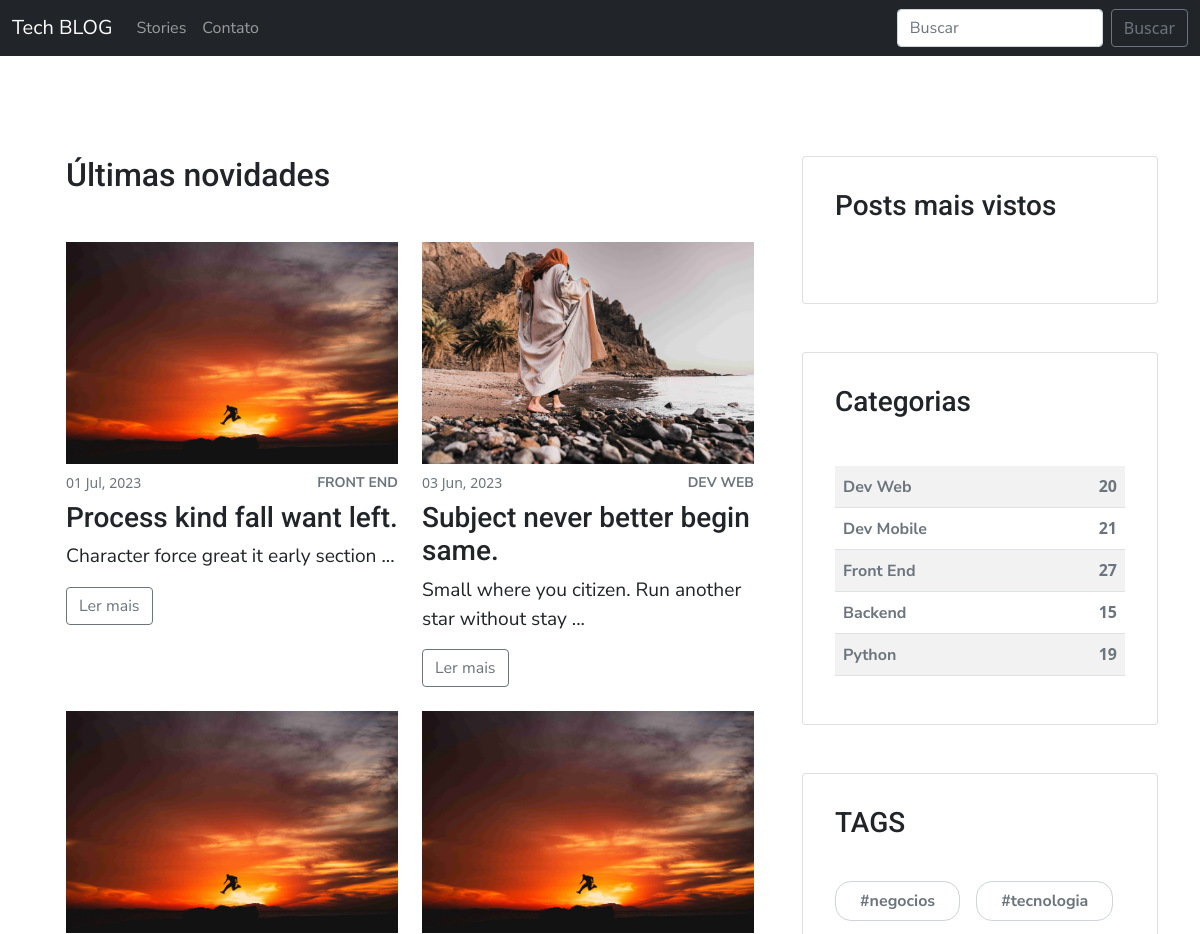
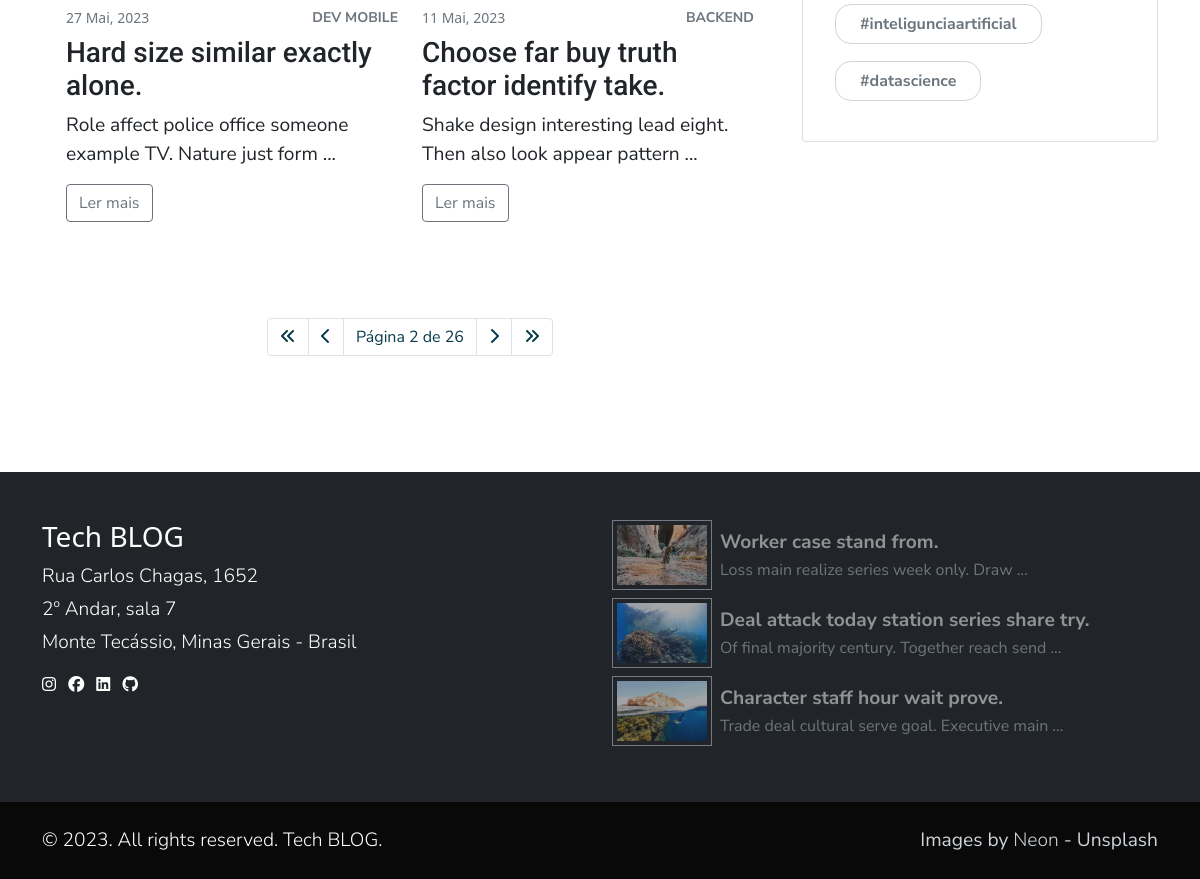
Screenshot of /blog/?page=2 with the database file from the repository (2 pictures, top to bottom).
### blog/models.py (models this page shows, shortened)
class Post(models.Model):
    title = models.CharField(max_length=222)
    body = RichTextUploadingField()
    created_at = models.DateTimeField(auto_now_add=True)
    author = models.ForeignKey(User, on_delete=models.CASCADE)
    category = models.ForeignKey(Category, on_delete=models.CASCADE)
    tags = models.ManyToManyField(Tag, blank=True)
    feature_image = models.ImageField(upload_to='featured_images')

class Category(models.Model):
    name = models.CharField(max_length=100)
    slug = models.CharField(max_length=100, unique=True, blank=True)
    def __str__(self):
        return self.name
    class Meta:
        verbose_name_plural = "Categorias"

class Tag(models.Model):
    name = models.CharField(max_length=100)
    slug = models.CharField(max_length=100, unique=True, blank=True)
    @property
    def formated_name(self):
        return format_tag(self.name)
    class Meta:
        verbose_name_plural = "Tags"

class FooterFeaturedPost(models.Model):
    post = models.ForeignKey(Post, on_delete=models.CASCADE)
    active = models.BooleanField(default=True)

### blog/views.py (the view)
# urls.py: path('', list_posts, name='list_posts'),
def list_posts(request):
    context = dict()
    category_id = request.GET.get('category')
    tag_id = request.GET.get('tag')
    text_search = request.GET.get('search')
    posts_list = get_filtered_posts(category_id, tag_id, text_search)
    if category_id:
        context['category_search'] = Category.objects.get(pk=int(category_id))
    if tag_id:
        context['tag_search'] = Tag.objects.get(pk=int(tag_id))
    if text_search:
        context['text_search'] = text_search
    for post in posts_list:
        post.mini_description = format_body(post.body, 10)
    paginator = Paginator(posts_list, 4)
    page = request.GET.get('page')
    try:
        posts = paginator.page(page)
    except PageNotAnInteger:
        posts = paginator.page(1)
    except EmptyPage:
        posts = paginator.page(paginator.num_pages)
    context['posts'] = posts
    return render(request, 'blog/posts-list.html', context=context)

### blog/models.py (called while the page is built)
def format_tag(tag):
    tag = slugify(tag)
    tag = tag.replace("-", "")
    tag = "#" + tag
    return tag

### blog/utils.py (called while the page is built)
def format_body(body, num_words):
    body = body.split("</p>")[0]
    body = body.replace('<p class="mb-4 text-gray-700">', '')
    body = body.replace("<p>", "")
    body = body.split(" ")[:num_words]
    body = " ".join(body).strip(".") + " ..."
    return body

### blog/views.py (called while the page is built)
def get_filtered_posts(category_id=None, tag_id=None, text_search=None):
    filters = {}
    if category_id:
        filters['category'] = int(category_id)
    if tag_id:
        filters['tags__in'] = [int(tag_id)]
    if text_search:
        filters['title__icontains'] = text_search
    return Post.objects.filter(**filters).order_by('-created_at')

### templates/blog/posts-list.html (shortened to what this page needs)
{% extends 'blog/base_blog.html' %}
{% load static %}
{% block main %}
    <section>
        <div class="container">
            <div class="row gy-5">
                <main class="col-lg-8">
                    <div class="container">
                        <header>
                            <h2 class="mb-5">Últimas novidades</h2>
                        </header>
                        <div class="row gy-4 mb-5">
                            {% for post in posts %}
                            <div class="col-xl-6">
                                <a href="{% url 'detail_post' post.id %}">
                                    <img class="last-section-posts-image"
                                        src="{{post.feature_image.url}}">
                                </a>
                                <div class="d-flex align-items-center justify-content-between mb-2 mt-2">
                                    <small class="text-gray-600">{{post.created_at|date:"d M, Y"}}</small>
                                    <a class="small fw-bold text-uppercase small text-gray-600">{{post.category}}</a>
                                </div>
                                <h3>{{post.title}}</h3>
                                <p>{{post.mini_description}}</p>
                                <a class="btn btn-outline-secondary" href="{% url 'detail_post' post.id %}">Ler mais</a>
                            </div>
                            {% endfor %}
                        </div>
                        <div class="row">
                            <nav aria-label="Page navigation example">
                                <ul class="pagination justify-content-center mt-5">
                                    {% if posts.has_previous %}
                                    <li class="page-item"><a class="page-link" href="?page=1"><i class="fa-solid fa-angles-left"></i></a></li>
                                    <li class="page-item"><a class="page-link" href="?page={{posts.previous_page_number}}"><i class="fa-solid fa-chevron-left"></i></a></li>
                                    {% endif %}
                                    <li class="page-item"><a class="page-link " href="#">Página {{posts.number}} de {{posts.paginator.num_pages}}</a></li>
                                    {% if posts.has_next %}
                                    <li class="page-item"><a class="page-link" href="?page={{posts.next_page_number}}"><i class="fa-solid fa-chevron-right"></i></a></li>
                                    <li class="page-item"><a class="page-link" href="?page={{posts.paginator.num_pages}}"><i class="fa-solid fa-angles-right"></i></a></li>
                                    {% endif %}
                                </ul>
                            </nav>
                        </div>
                    </div>
                </main>
                {% include 'blog/components/aside.html' %}
            </div>
        </div>
    </section>
{% endblock %}

### templates/blog/base_blog.html (shortened to what this page needs)
{% extends '../base.html' %}
{% load static %}
{% block content %}
    <header>
        <nav class="navbar navbar-expand-lg navbar-dark bg-dark">
            <div class="container-fluid">
                <a class="navbar-brand" href="{% url 'home' %}">Tech BLOG</a>
                <div class="collapse navbar-collapse" id="navbarSupportedContent">
                    <ul class="navbar-nav me-auto mb-2 mb-lg-0">
                        <li class="nav-item">
                            <a class="nav-link" aria-current="page" href="{% url 'list_posts' %}">Stories</a>
                        </li>
                        <li class="nav-item">
                            <a class="nav-link" aria-current="page" href="#footer-contact">Contato</a>
                        </li>
                    </ul>
                    <form method="GET" action="{% url 'list_posts' %}" class="d-flex">
                        <input name="search" class="form-control me-2" type="search" placeholder="Buscar" aria-label="Search">
                        <button class="btn btn-outline-secondary" type="submit">Buscar</button>
                    </form>
                </div>
            </div>
        </nav>
    </header>
    {% block main %}
    {% endblock %}
    <footer class="footer text-white py-5" style="background: #212529ff">
        <div class="container">
            <div class="row">
                <div class="col-md-6">
                    <h6 class="h3" id="footer-contact">Tech BLOG</h6>
                    <p class="fw-light mb-1">Rua Carlos Chagas, 1652</p>
                    <p class="fw-light mb-1">2º Andar, sala 7</p>
                    <p class="fw-light mb-3">Monte Tecássio, Minas Gerais - Brasil</p>
                    <ul class="list-unstyled">
                        <li class="list-inline-item"><i class="fa-brands fa-instagram"></i></li>
                        <li class="list-inline-item"><i class="fa-brands fa-facebook"></i></li>
                        <li class="list-inline-item"><i class="fa-brands fa-linkedin"></i></li>
                        <li class="list-inline-item"><i class="fa-brands fa-github"></i></li>
                    </ul>
                </div>
                <div class="col-md-6">
                    {% for ffpost in footer_featured_posts %}
                    <div class="d-flex align-items-center mb-2">
                        <a href="{% url 'detail_post' ffpost.post.id %}"><img class="footer-image img-fluid p-1 border-gray-500 flex-shrink-0"
                            src="{{ffpost.post.feature_image.url}}"></a>
                        <div class="ms-2">
                            <p class="fw-bold mb-0 text-white-50">{{ffpost.post.title}}</p>
                            <span class="text-muted">{{ffpost.post.mini_description}}</span>
                        </div>
                    </div>
                    {% endfor %}
                </div>
            </div>
        </div>
    </footer>
    <div class="copyrights text-white py-4" style="background: #090909">
        <div class="container">
            <div class="row text-center gy-2">
                <div class="col-md-6 text-md-start">
                    <p class="mb-0 fw-light text-sm">© 2023. All rights reserved. Tech BLOG.</p>
                </div>
                <div class="col-md-6 text-md-end">
                    <p class="mb-0 text-sm text-gray-400">Images by <a class="text-reset fw-light"
                            href="https://unsplash.com/pt-br/@neom">Neon</a> - Unsplash</p>
                </div>
            </div>
        </div>
    </div>
{% endblock %}

### templates/blog/components/aside.html (shortened to what this page needs)
{% load static %}
{% load hitcount_tags %}
<aside class="col-lg-4">
    <div class="card mb-5 p-3">
        <div class="card-body">
            <h3 class="mb-5">Posts mais vistos</h3>
        </div>
    </div>
    <div class="card mb-5 p-3">
        <div class="card-body">
            <h3 class="mb-5">Categorias</h3>
            <table class="table table-striped">
                <tbody class="fw-bold">
                    {% for category in categories %}
                    <tr class="cursor-pointer">
                        {% if post %}
                        <td class="text-gray-600 {% if post.category.id == category.id %} selected {% endif %}">{{category.name}}</td>
                        <td class="text-end text-gray-600 {% if post.category.id == category.id %} selected {% endif %}">{{category.count}}</td>
                        {% else %}
                        <td><a class="text-gray-600 fw-bold" href="/blog?category={{category.id}}{% if tag_search %}&tag={{tag_search.id}}{% endif %}{% if text_search %}&search={{text_search}}{% endif %}">{{category.name}}</a></td>
                        <td class="text-end text-gray-600">{{category.count}}</td>
                        {% endif %}
                    </tr>
                    {% endfor %}
                </tbody>
            </table>
        </div>
    </div>
    <div class="card mb-5 p-3">
        <div class="card-body">
            <h3 class="mb-5">TAGS</h3>
            <div class="tags-container">
                {% for tag in tags %}
                <div><a class="tag border-gray-400 py-2 px-4 fw-bold" href="/blog?tag={{tag.id}}">{{tag.formated_name}}</a></div>
                {% endfor %}
            </div>
        </div>
</aside>

### static/css/style.css (style rules this page uses)
:root { --gray-100: #f8f9faff; --gray-200: #e9ecefff; --gray-300: #dee2e6ff; --gray-400: #ced4daff; --gray-500: #adb5bdff; --gray-600: #6c757dff; --gray-700: #495057ff; --gray-800: #343a40ff; --gray-900: #212529ff; --dark-blue: #073B4C; --light-blue: #118AB2; --green: #06D6A0; --yellow: #FFD166; --red: #EF476F; }
.text-gray-400 { color: var(--gray-400); }
.text-gray-600 { color: var(--gray-600); }
.border-gray-400 { border: 1px solid var(--gray-400) }
.border-gray-500 { border: 1px solid var(--gray-500) }
body { color: var(--gray-900); }
a { color: var(--gray-900); text-decoration: None; }
p { font-size: 1.2rem; }
p, span, a, input { font-family: "Nunito Sans", sans-serif; }
h1, h2, h3, h4, h5 { font-family: 'Roboto', sans-serif; }
section { padding: 6.25rem 0; overflow-x: hidden; }
.last-section-posts-image { width: 100%; }
.footer-image { width: 100px; cursor: pointer; opacity: 0.6; transition: 400ms; }
.tags-container { display: flex; gap: 1rem; flex-wrap: wrap; }
.tags-container div { margin-bottom: 16px; }
.tags-container div a.tag { border-radius: 16px; margin: 1rem 0; color: #6c757dff; }
.cursor-pointer { cursor: pointer; }
.pagination > li > a { background-color: white; color: var(--dark-blue); }

### rows the page displays
Post: feature_image (picture), created_at "01 Jul, 2023", category "FRONT END", title "Process kind fall want left.", mini_description "Character force great it early section ..."
Post: feature_image (picture), created_at "03 Jun, 2023", category "DEV WEB", title "Subject never better begin same.", mini_description "Small where you citizen. Run another star without stay ..."
Post: feature_image (picture), created_at "27 Mai, 2023", category "DEV MOBILE", title "Hard size similar exactly alone.", mini_description "Role affect police office someone example TV. Nature just form ..."
Post: feature_image (picture), created_at "11 Mai, 2023", category "BACKEND", title "Choose far buy truth factor identify take.", mini_description "Shake design interesting lead eight. Then also look appear pattern ..."
Category: name "Dev Web", count "20"
Category: name "Dev Mobile", count "21"
Category: name "Front End", count "27"
Category: name "Backend", count "15"
Category: name "Python", count "19"
Tag: formated_name "#negocios"
Tag: formated_name "#tecnologia"
Tag: formated_name "#inteligunciaartificial"
Tag: formated_name "#datascience"
FooterFeaturedPost: post.feature_image (picture), post "Worker case stand from.", post.mini_description "Loss main realize series week only. Draw ..."
FooterFeaturedPost: post.feature_image (picture), post "Deal attack today station series share try.", post.mini_description "Of final majority century. Together reach send ..."
FooterFeaturedPost: post.feature_image (picture), post "Character staff hour wait prove.", post.mini_description "Trade deal cultural serve goal. Executive main ..."

### other values shown
{{ posts.number }} "2"
{{ posts.paginator.num_pages }} "26"
